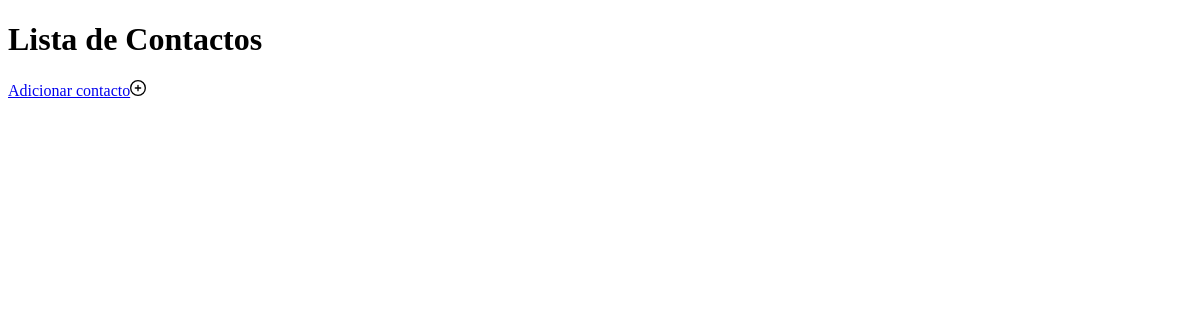
Before: /contactos/ with the older database file.
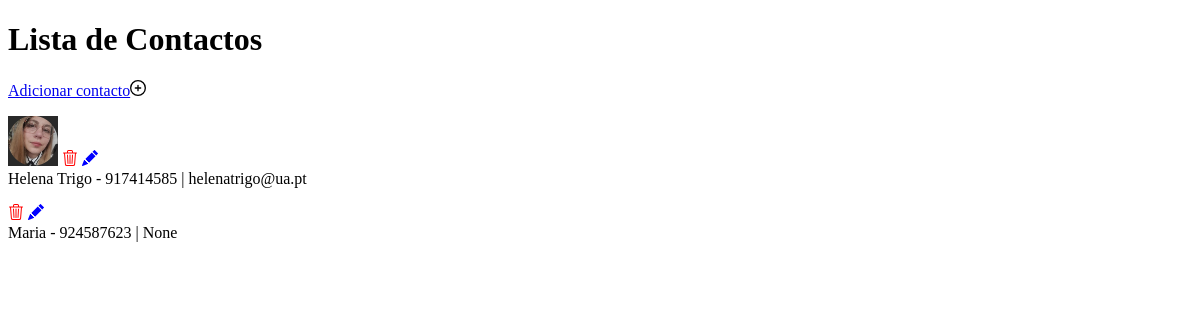
After: the same page with the newer database file.
### contactos/models.py (models this page shows, shortened)
class Contacto(models.Model):
    nome = models.CharField(max_length = 225)
    telemovel = models.CharField(max_length = 20)
    email = models.EmailField(blank = True, null = True)
    telemovel2 = models.CharField(max_length = 20, blank = True, null = True)
    favorito = models.BooleanField(default = False)
    foto = models.ImageField(upload_to = 'contactos/fotos/', blank = True, null = True)
    categoria = models.ForeignKey(Categoria, on_delete = models.SET_NULL, blank = True, null = True)
    class Meta:
        ordering = ['nome']

### contactos/views.py (the view)
# urls.py: path('', views.home, name = 'home'),
def home(request):
    contactos = Contacto.objects.all()
    return render(request, 'contactos/home.html', {'contactos':contactos})

### contactos/templates/contactos/home.html (shortened to what this page needs)
<!DOCTYPE html>
<html lang="pt-pt">
<head>
</head>
<body>
    <h1>Lista de Contactos</h1>
    <a href="{% url 'contactos:add' %}">Adicionar contacto<img src="../../../static/add.svg" alt=""></a>
    {% for contacto in contactos %}
    <div>
        <p>
            {% if contacto.foto %}
            <img src="{{contacto.foto.url}}" width="50">
            {% endif %}
            <a href="{% url 'contactos:delete' contacto.id %}"><img src="../../../static/trash3.svg" alt="caixote do lixo"></a>
            <a href="{% url 'contactos:edit' contacto.id %}"><img src="../../../static/pencil-fill.svg" alt="lápis - editar"></a><br>
            {{contacto.nome}} - {{contacto.telemovel}} | {{contacto.email}}<br>
        </p>
    </div>
    {% endfor %}
</body>
</html>

Changed rows visible on the page:
added Contacto: foto (picture), nome "Helena Trigo", telemovel "917414585", email "helenatrigo@ua.pt"
added Contacto: nome "Maria", telemovel "924587623", email "None"
